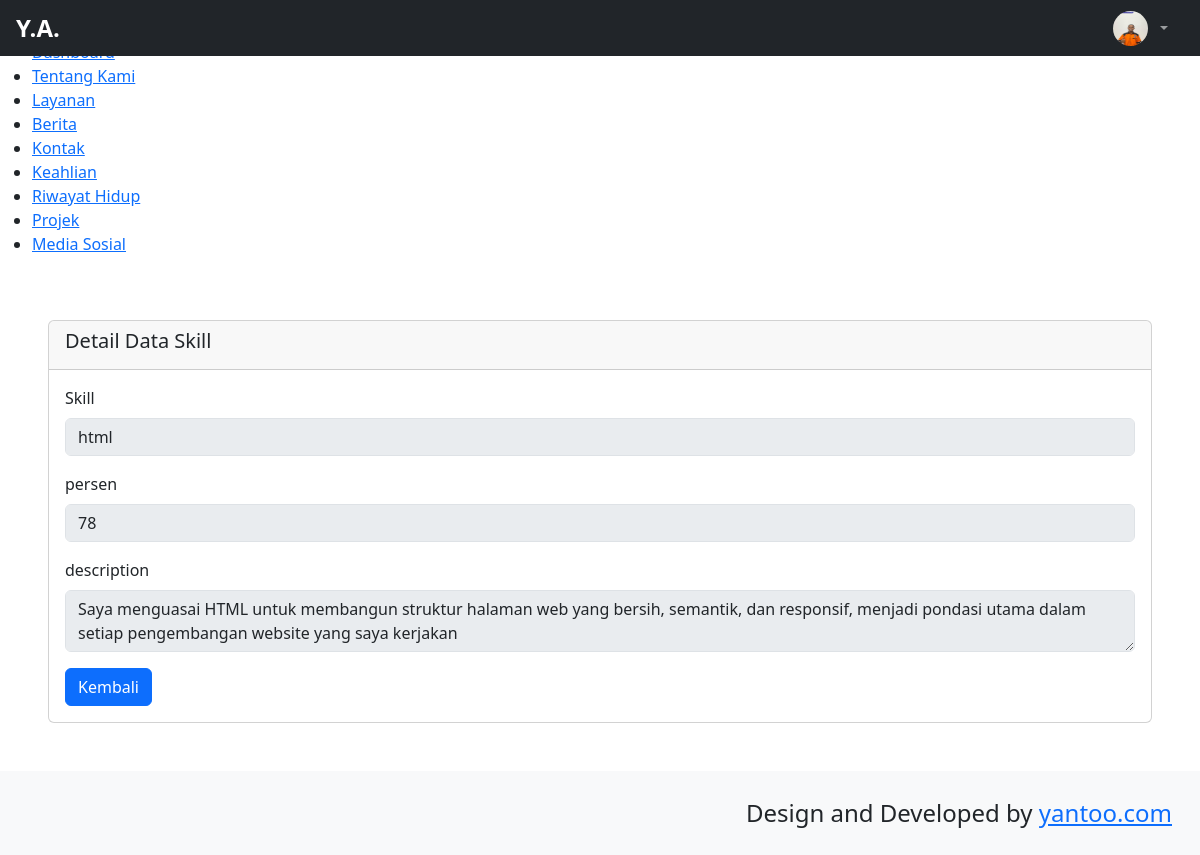
Screenshot of /backend/pages/skill/detail.php?id=1 with the database file from the repository.
### tables this page shows
CREATE TABLE `abouts` (
  `id` bigint NOT NULL,
  `name` varchar(255) NOT NULL,
  `bron` date NOT NULL,
  `address` text NOT NULL,
  `zip_code` int NOT NULL,
  `email` varchar(255) NOT NULL,
  `phone` varchar(255) NOT NULL,
  `total_project` int NOT NULL,
  `work` varchar(255) NOT NULL,
  `image` text NOT NULL,
  `description` text NOT NULL
);

CREATE TABLE `skills` (
  `id` bigint NOT NULL,
  `skill` varchar(255) NOT NULL,
  `percent` int NOT NULL,
  `description` text NOT NULL
);

### backend/actions/skill/show.php (called while the page is built, shortened)
<?php
$id = $_GET['id'];
$qSelect = "SELECT * FROM skills WHERE id='$id'";
$result = mysqli_query($connect, $qSelect) or die(mysqli_error($connect));
$skill = $result->fetch_object();
?>

### backend/pages/skill/detail.php (the view)
<?php
include'../../partials/header.php';
include'../../partials/sidebar.php';
include'../../partials/navbar.php';
?>
  <div id="layoutSidenav_content">
 <div class="row p-5">
    <div class="col-12">
        <div class="card">
            <div class="card-header">
                <h5>Detail Data Skill</h5>
            </div>
            <div class="card-body">
                 <?php include '../../actions/skill/show.php';?>
                <form action="../../actions/skill/update.php?id=<?= $skill->id?>" method="POST" enctype="multipart/form-data">
                    <div class="mb-3">
                        <label for="skillInput" class="form-label">Skill</label>
                         <input type="text" name="skill"  id="skillInput"  class="form-control" placeholder="Masukan Skill..."  required value="<?=$skill->skill?>" disabled>
                    </div>
                    <div class="mb-3">
                        <label for="percentInput" class="form-label">persen</label>
                         <input type="number" name="percent"  id="percentInput"   class="form-control" placeholder="Masukan persen..."   required value="<?= $skill->percent?>" disabled>
                    </div>
                    <div class="mb-3">
                        <label for="descriptionInput" class="form-label">description</label>
                         <textarea type="text" name="description"  id="descriptionInput"   class="form-control" placeholder="Masukan persen..."   required value="" disabled><?= $skill->description?></textarea>
                    </div>
                    <a href="./index.php" class="btn btn-primary">Kembali</a>
                </form>
            </div>
        </div>
    </div>
 </div>
 <?php
include '../../partials/footer.php';
include '../../partials/script.php';
 ?>

### backend/partials/navbar.php (shortened to what this page needs)
    <?php
        $qAbout = "SELECT * FROM abouts";
        $result = mysqli_query($connect, $qAbout) or die(mysqli_error($connect));
        $item = $result->fetch_object();
    ?>
    <body class="sb-nav-fixed">
        <nav class="sb-topnav navbar navbar-expand navbar-dark bg-dark ">
 <a class="navbar-brand ps-3 d-flex align-items-center gap-2" href="index.php">
    <span class="fw-bold fs-4">Y.A.</span>
</a>
            <ul class="navbar-nav ms-auto ms-md-0 me-3 me-lg-4">
                <li class="nav-item dropdown">
                    <a class="nav-link dropdown-toggle d-flex align-items-center gap-2" id="navbarDropdown" href="#" role="button"
                    data-bs-toggle="dropdown" aria-expanded="false">
                        <img src="../../../storages/about/<?= $item->image ?>" alt="Profile"
                            width="35" height="35" class="rounded-circle" />
                    </a>
                </li>
            </ul>
        </nav>

### backend/partials/header.php (style rules this page uses)
html, body { margin: 0; padding: 0; overflow-x: hidden; }

### rows the page displays
abouts: image (picture)
skills: skill "html", percent "78", description "Saya menguasai HTML untuk membangun struktur halaman web yang bersih, semantik, dan responsif, menjadi pondasi utama dalam setiap pengembangan website yang saya kerjakan"
